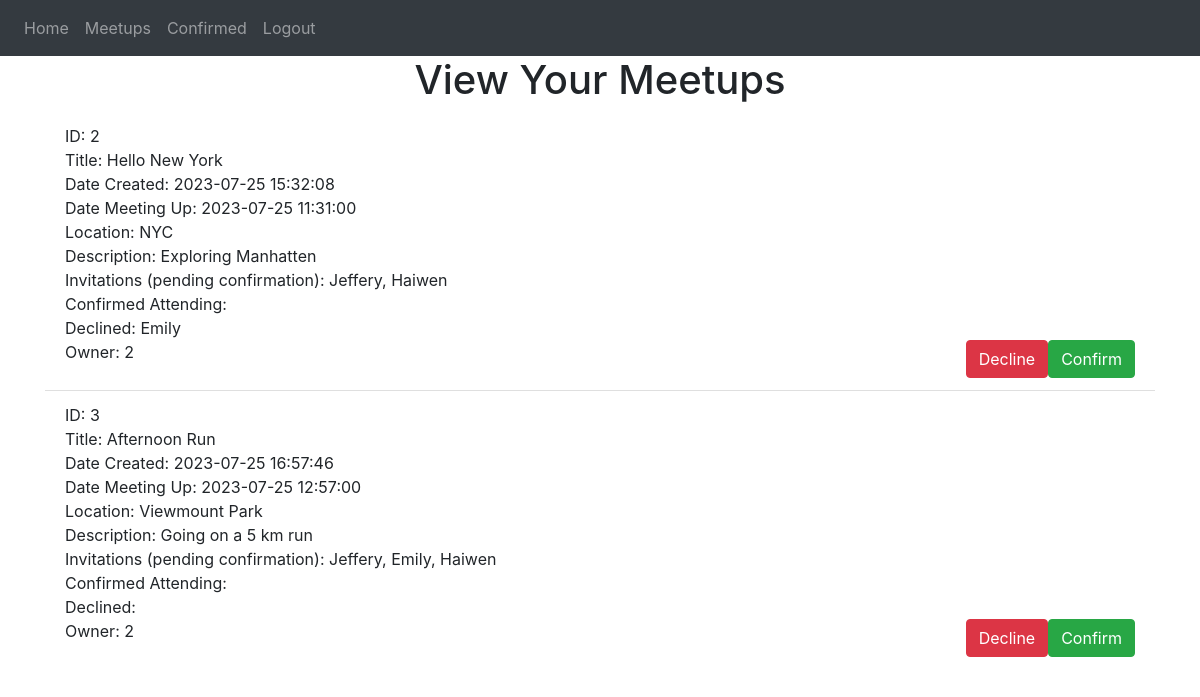
The app's page /view_meetups (signed in), older data.
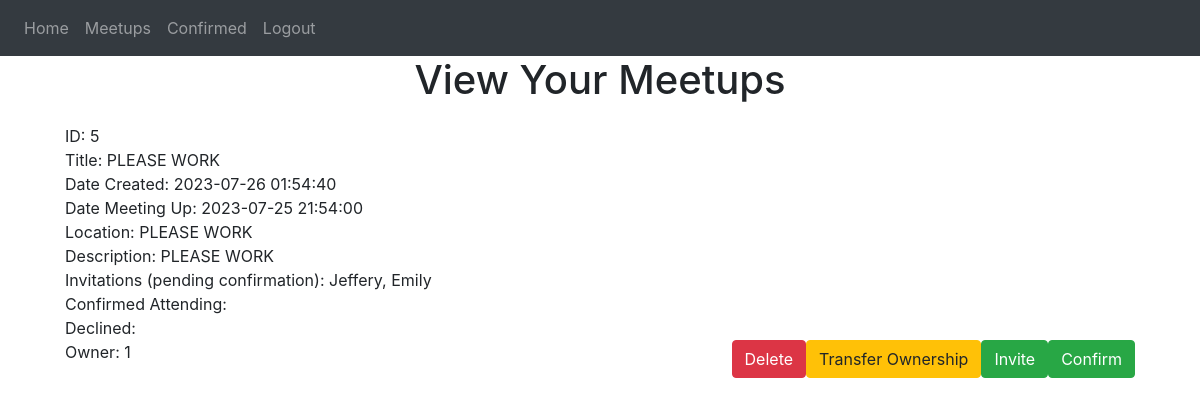
The same page, newer data.
### website/models.py (models this page shows)
class Meetup(db.Model):
    id = db.Column(db.Integer, primary_key=True)
    date_created = db.Column(db.DateTime(timezone=True), default=func.now()) # gets current date and time, store it as date
    date_meetup = db.Column(db.DateTime)
    title = db.Column(db.String(10000))
    location = db.Column(db.String(10000))
    description = db.Column(db.String(10000))
    invitations = db.Column(db.String(10000))
    confirmed = db.Column(db.String(10000))
    declined = db.Column(db.String(10000))
    owner = db.Column(db.Integer)

### website/views.py (the view)
@views.route('/view_meetups', methods=['GET', 'POST']) #decorator: whenever you go to the / URL, whatever in hom() will run
@login_required
def view_meetups():
    invites = ""
    confirmation = ""
    confirmSearch = " " + str(current_user.id) + " "
    firstInv = True
    firstConf = True
    for meetup in current_user.meetups:
        invites = invites + "   "
        confirmation = confirmation + "   "
        firstInv = True
        firstConf = True
        for user in meetup.user:
            userSearch = " " + str(user.id) + " "
            if meetup.confirmed.find(userSearch)  != -1:
                if firstConf:
                    confirmation  = confirmation + user.first_name
                    firstConf = False
                else:
                    confirmation  = confirmation + ", " + user.first_name
            else:
                if firstInv:
                    invites  = invites + user.first_name
                    firstInv = False
                else:
                    invites  = invites + ", " + user.first_name
    inviteList = invites.split("   ")
    confirmationList = confirmation.split("   ")
    return render_template("view_meetups.html", user=current_user, inviteList = inviteList, confirmSearch = confirmSearch, confirmationList = confirmationList)

### website/__init__.py (called while the page is built)
@login_manager.user_loader
def load_user(id):
    return User.query.get(int(id))

### website/templates/view_meetups.html (shortened to what this page needs)
{% extends "base.html" %} {% block title %}View Meetups{% endblock %} {% block
content %}
<h1 align="center">View Your Meetups</h1>
<ul class="list-group list-group-flush" id="notes">
  {% set ns = namespace(inviteNumber=1) %}
  {% for meetup in user.meetups: %}
  {%if meetup.confirmed.find(confirmSearch) == -1%}
  <li class="list-group-item">
    ID: {{meetup.id}}<br />
    Title: {{ meetup.title }}<br />
    Date Created: {{ meetup.date_created }}<br />
    Date Meeting Up: {{ meetup.date_meetup}}<br />
    Location: {{meetup.location}}<br />
    Description: {{meetup.description}}<br />
    Invitations (pending confirmation): {{inviteList[ns.inviteNumber]}}<br />
    Confirmed Attending: {{confirmationList[ns.inviteNumber]}}<br />
    Declined: {{meetup.declined}}<br />
    Owner: {{meetup.owner}}
    <button
      type="button"
      class="btn btn-success float-right"
      onClick="confirmMeetup({{meetup.id}})"
    >
      <span aria-hidden="true">Confirm</span>
    </button>
    {% if user.id == meetup.owner %}
    <button
      type="button"
      class="btn btn-success float-right"
      data-toggle="modal"
      data-target="#inviteModal"
    >
      <span aria-hidden="true">Invite</span>
    </button>
    <button
      type="button"
      class="btn btn-warning float-right"
      data-toggle="modal"
      data-target="#ownerModal"
    >
      <span aria-hidden="true">Transfer Ownership</span>
    </button>
    <button
      type="button"
      class="btn btn-danger float-right"
      onClick="viewDeleteMeetup({{meetup.id}})"
    >
      <span aria-hidden="true">Delete</span>
    </button>
    {% else %}
    <button
      type="button"
      class="btn btn-danger float-right"
      onClick="viewDeclineMeetup({{meetup.id}})"
    >
      <span aria-hidden="true">Decline</span>
    </button>
    {% endif %}
  </li>
  {% endif %} {% set ns.inviteNumber = ns.inviteNumber+1 %} {% endfor %}
</ul>
{% endblock %}

### website/templates/base.html (shortened to what this page needs)
<!DOCTYPE html>
<html>
  <head>
    <link
      rel="stylesheet"
      href="https://stackpath.bootstrapcdn.com/bootstrap/4.4.1/css/bootstrap.min.css"
    />
    <link
      rel="stylesheet"
      href="https://stackpath.bootstrapcdn.com/font-awesome/4.7.0/css/font-awesome.min.css"
    />
  </head>
  <body>
    <nav class="navbar navbar-expand-lg navbar-dark bg-dark">
      <div class="collapse navbar-collapse" id="navbar">
        <div class="navbar-nav">
          {% if user.is_authenticated %}
          <a class="nav-item nav-link" id="home" href="/">Home</a>
          <a class="nav-item nav-link" id="view_meetups" href="/view_meetups">Meetups</a>
          <a class="nav-item nav-link" id="confirmed" href="/confirmed">Confirmed</a>
          <a class="nav-item nav-link" id="logout" href="/logout">Logout</a>
          {% else %}
          <a class="nav-item nav-link" id="signUp" href="/sign-up">Sign Up</a>
          <a class="nav-item nav-link" id="login" href="/login">Login</a>
          {%  endif %}
        </div>
      </div>
    </nav>
    <div class="container">{% block content %} {% endblock %}</div>
  </body>
</html>

Row changes from the older to the newer data that the page shows:
no longer on this page (row edited): Meetup: id "2", title "Hello New York", date_created "2023-07-25 15:32:08", date_meetup "2023-07-25 11:31:00", location "NYC", description "Exploring Manhatten", inviteList "Jeffery, Haiwen", declined "Emily", owner "2"
removed Meetup: id "3", title "Afternoon Run", date_created "2023-07-25 16:57:46", date_meetup "2023-07-25 12:57:00", location "Viewmount Park", description "Going on a 5 km run", inviteList "Jeffery, Emily, Haiwen", owner "2"
added Meetup: id "5", title "PLEASE WORK", date_created "2023-07-26 01:54:40", date_meetup "2023-07-25 21:54:00", location "PLEASE WORK", description "PLEASE WORK", inviteList "Jeffery, Emily", owner "1"
